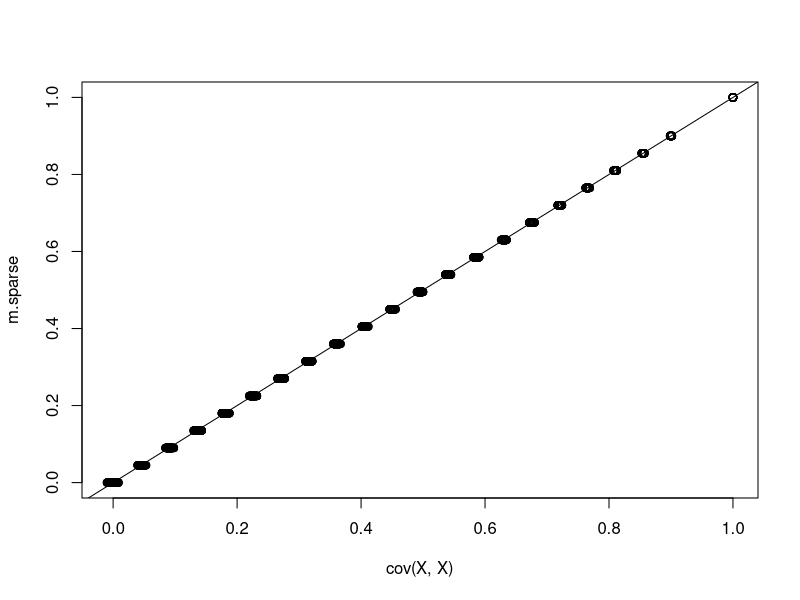

The R script that drew this image:
# Demonstrate the time-saving use of sparse matrices and irlba.

library("Matrix")
library("irlba")
library("microbenchmark")
library("MASS")

GetCov <- function(p, m, max.corr = .5, sparse = T) {
  # Generate a covariance matrix with limited off-diagonal elements.
  #
  # Args:
  #   p: dimensionality of the cov mat
  #   m: number non-zero elements in each direction off the diagonal
  #   max.corr: maximum correlation between variables
  #   sparse: whether to use sparse data structure (Matrix vs matrix)
  #
  # Returns:
  #   A matrix with nonzeros close to the diagonal and zeros everywhere else
  #   Each row will look like 
  #       0 0 0 0 0 .1 .2 ... .9 1 .9  ... .2 .1 0 0 0 0 0

  r <- seq(max.corr, 0, length.out=m + 1)
  r <- r[ -length(r)]
  if (sparse) {
    mat <- Matrix(0, nrow = p, ncol = p, sparse = T)
  } else {
    mat <- matrix(0, nrow = p,ncol = p)
  }
  
  for (i in 1:length(r)) {
    mat[seq(from = i+1, by = p+1, length.out = p-i )] <- r[i]
  }
  
  mat <- mat + t(mat)
  diag(mat) <- 1
  return(mat)
}

# Model parameters.
n <- 100000  # The number of observations.
p <- 100     # The dimension of each observation.
m <- 20      # The number of off-diagonal covariance terms in each direction.

# Get the covariance matrix, set number of non zero off diagonals at 40
# First, use sparse matrices and check the size
m.sparse <- GetCov(p, m, .9, T)
object.size(m.sparse)

# Now use dense matrices and check the size
m.dense <- GetCov(p, m, .5, F)
object.size(m.dense)

# Task 1: Generate an n x p matrix X, where each row is an
#         observation with covariance matrix m.sparse.  Check that the covariance
#         is correct.  Generate a plot of the first row showing that adjacent columns
#         are correlated with one another.

A.sparse <- t(chol(m.sparse))
X <- as.matrix(t(A.sparse %*% matrix(rnorm(n*p), p, n)))
X <- scale(X, center=TRUE, scale=TRUE)
plot(cov(X, X), m.sparse); abline(0, 1)

# Task 2: Use scale() to center and scale the columns.
# Task 3: Calculate the principal components using the four
#         functions svd(), irlba(), eigen(), and irlba().
#         With irlba(), just look at the top five.
#         Confirm that they give the same answer.  Note:
#         you need to think about the normalizing constants.
# Task 4: Use microbenchmark to compare the speeds.  What method
#         is the fastest?
# Task 5: Implement the power method to find the top eigenvalue
#         and eigenvector.  (You can use a for loop.)  Check that
#         it matches the other methods.
# Task 6: Use your favorite method to experiment with PCA on
#         non-centered, non-scaled columns.  How does centering and
#         scaling affect the PCA analysis?

# If you get stuck, you can find answers to all but task 6 in big_pca.R, though it will
# be best if you do it yourself!
